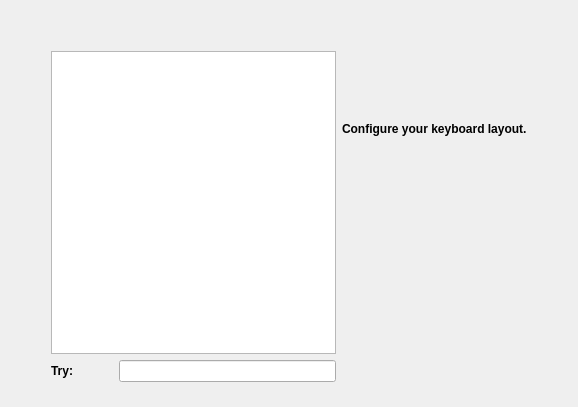
<?xml version="1.0" encoding="UTF-8"?>
<ui version="4.0">
 <class>keyboardWidget</class>
 <widget class="QWidget" name="keyboardWidget">
  <property name="geometry">
   <rect>
    <x>0</x>
    <y>0</y>
    <width>578</width>
    <height>407</height>
   </rect>
  </property>
  <property name="windowTitle">
   <string>Keyboard</string>
  </property>
  <layout class="QGridLayout" name="gridLayout_3">
   <item row="0" column="2">
    <spacer name="verticalSpacer">
     <property name="orientation">
      <enum>Qt::Vertical</enum>
     </property>
     <property name="sizeType">
      <enum>QSizePolicy::Fixed</enum>
     </property>
     <property name="sizeHint" stdset="0">
      <size>
       <width>20</width>
       <height>40</height>
      </size>
     </property>
    </spacer>
   </item>
   <item row="1" column="0">
    <spacer name="horizontalSpacer">
     <property name="orientation">
      <enum>Qt::Horizontal</enum>
     </property>
     <property name="sizeType">
      <enum>QSizePolicy::Fixed</enum>
     </property>
     <property name="sizeHint" stdset="0">
      <size>
       <width>40</width>
       <height>20</height>
      </size>
     </property>
    </spacer>
   </item>
   <item row="1" column="1" colspan="2">
    <layout class="QHBoxLayout" name="horizontalLayout_2">
     <item>
      <layout class="QGridLayout" name="gridLayout_2">
       <item row="0" column="0">
        <widget class="QListWidget" name="listWidgetKeyboard"/>
       </item>
       <item row="1" column="0">
        <layout class="QHBoxLayout" name="horizontalLayout">
         <item>
          <widget class="QLabel" name="label">
           <property name="font">
            <font>
             <weight>75</weight>
             <bold>true</bold>
            </font>
           </property>
           <property name="styleSheet">
            <string notr="true"/>
           </property>
           <property name="text">
            <string>Try:</string>
           </property>
          </widget>
         </item>
         <item>
          <spacer name="horizontalSpacer_3">
           <property name="orientation">
            <enum>Qt::Horizontal</enum>
           </property>
           <property name="sizeType">
            <enum>QSizePolicy::Fixed</enum>
           </property>
           <property name="sizeHint" stdset="0">
            <size>
             <width>40</width>
             <height>20</height>
            </size>
           </property>
          </spacer>
         </item>
         <item>
          <widget class="QLineEdit" name="lineEdit"/>
         </item>
        </layout>
       </item>
      </layout>
     </item>
     <item>
      <layout class="QGridLayout" name="gridLayout">
       <item row="0" column="0">
        <widget class="QLabel" name="label_2">
         <property name="font">
          <font>
           <weight>75</weight>
           <bold>true</bold>
          </font>
         </property>
         <property name="styleSheet">
          <string notr="true"/>
         </property>
         <property name="text">
          <string>Configure your keyboard layout.</string>
         </property>
        </widget>
       </item>
       <item row="1" column="0">
        <spacer name="verticalSpacer_3">
         <property name="orientation">
          <enum>Qt::Vertical</enum>
         </property>
         <property name="sizeType">
          <enum>QSizePolicy::Fixed</enum>
         </property>
         <property name="sizeHint" stdset="0">
          <size>
           <width>58</width>
           <height>14</height>
          </size>
         </property>
        </spacer>
       </item>
       <item row="2" column="0">
        <widget class="QLabel" name="picKeyboard">
         <property name="text">
          <string/>
         </property>
        </widget>
       </item>
      </layout>
     </item>
    </layout>
   </item>
   <item row="1" column="3">
    <spacer name="horizontalSpacer_2">
     <property name="orientation">
      <enum>Qt::Horizontal</enum>
     </property>
     <property name="sizeType">
      <enum>QSizePolicy::Fixed</enum>
     </property>
     <property name="sizeHint" stdset="0">
      <size>
       <width>40</width>
       <height>20</height>
      </size>
     </property>
    </spacer>
   </item>
   <item row="2" column="1">
    <spacer name="verticalSpacer_2">
     <property name="orientation">
      <enum>Qt::Vertical</enum>
     </property>
     <property name="sizeType">
      <enum>QSizePolicy::Fixed</enum>
     </property>
     <property name="sizeHint" stdset="0">
      <size>
       <width>58</width>
       <height>14</height>
      </size>
     </property>
    </spacer>
   </item>
  </layout>
 </widget>
 <resources/>
 <connections/>
</ui>
